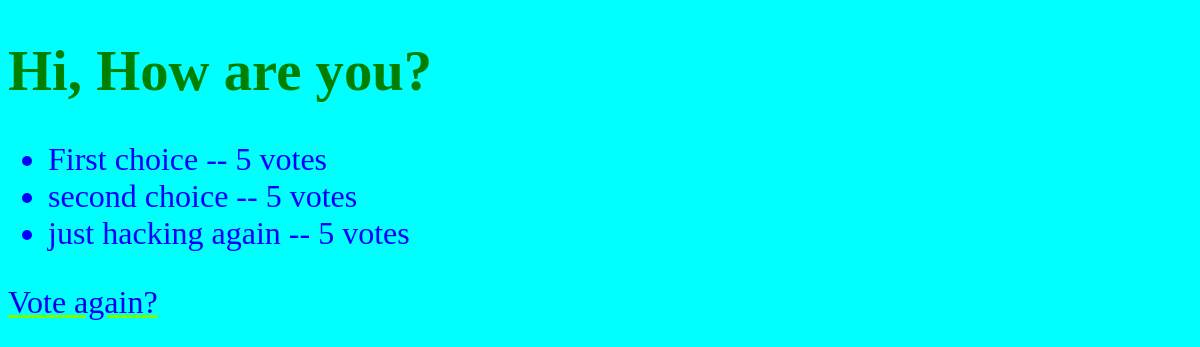
/app/2/results/, run on an earlier commit of the app's database.
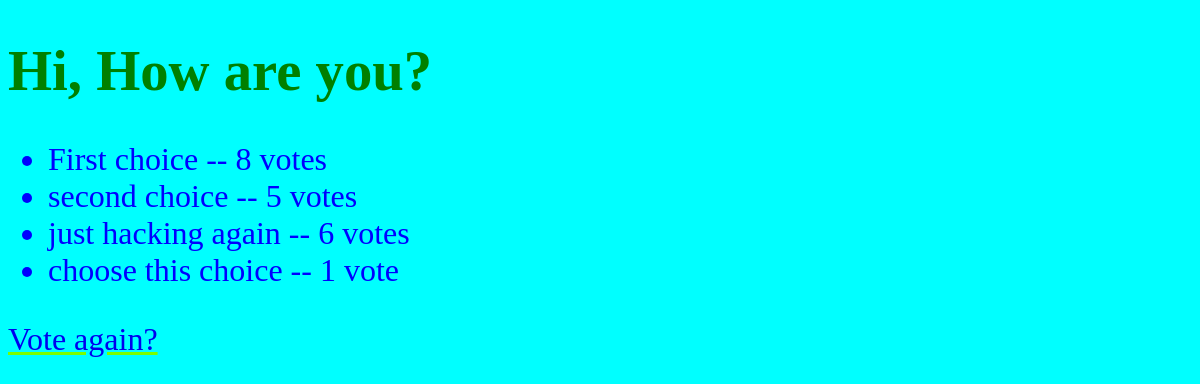
And on a later commit of the database.
### app/models.py (models this page shows, shortened)
class Choice(models.Model):
    question = models.ForeignKey(Question, on_delete=models.CASCADE)
    choice_text = models.CharField(max_length=200)
    votes = models.IntegerField(default=0)

### app/views.py (the view)
# urls.py: path('<int:pk>/results/', views.ResultsView.as_view(), name='results'),
class ResultsView(generic.DetailView):
    model = Question
    template_name = 'app/results.html'

### templates/app/results.html
{% extends './base.html' %}
{% block content%}
<h1 style="font-size: 1.5cm;">{{ question.question_text }}</h1>
<ul>
{% for choice in question.choice_set.all %}
    <li>{{ choice.choice_text }} -- {{ choice.votes }} vote{{ choice.votes|pluralize }}</li>
{% endfor %}
</ul>
<a href="{% url 'app:detail' question.id %}">Vote again?</a>
{% endblock%}

What changed in the data, as far as the page shows it:
changed Choice "First choice": votes "5" → "8"
changed Choice "just hacking again": votes "5" → "6"
added Choice: choice_text "choose this choice", votes "1"
